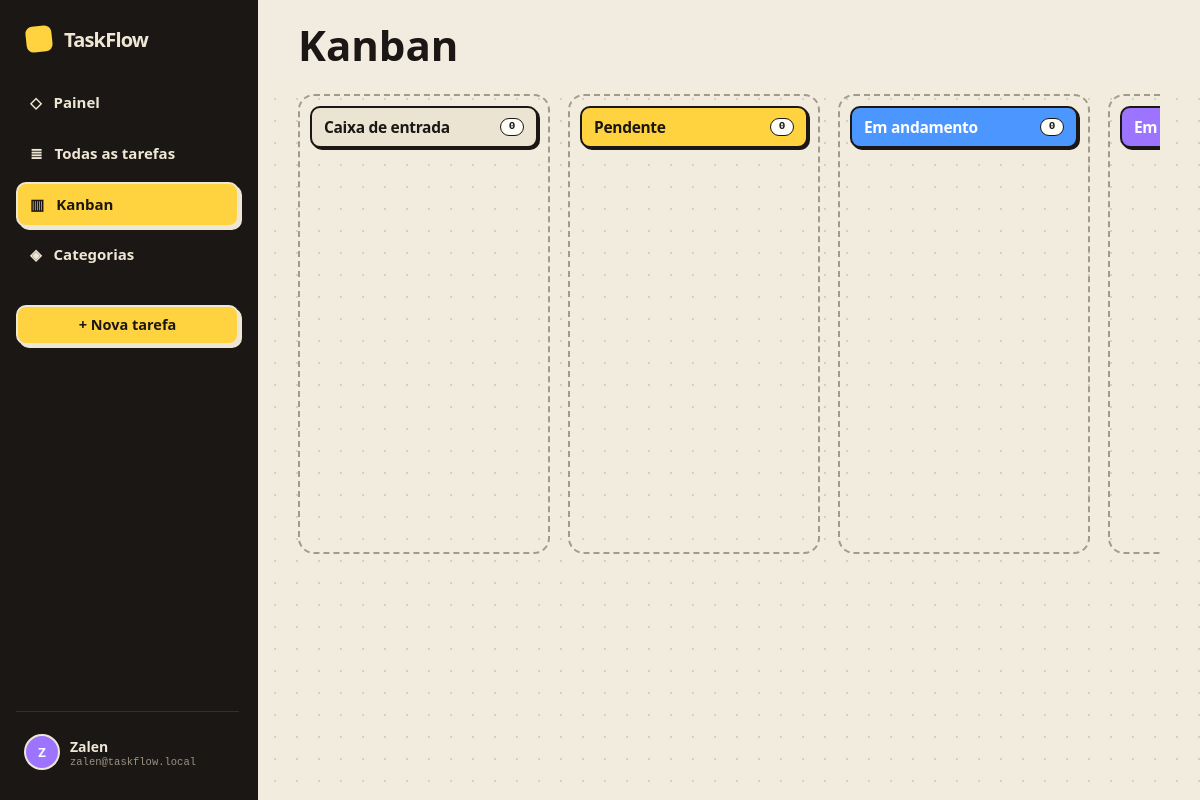
Screenshot of /kanban.php (signed in) with the database file from the repository.
### tables this page shows
CREATE TABLE IF NOT EXISTS users (
    id INT UNSIGNED NOT NULL AUTO_INCREMENT,
    username VARCHAR(50) NOT NULL,
    email VARCHAR(255) NULL,
    name VARCHAR(100) NOT NULL,
    profile VARCHAR(100) NOT NULL DEFAULT 'Freelancer / Criador',
    account_type ENUM('personal','team') NOT NULL DEFAULT 'personal',
    occupation VARCHAR(100) NULL,
    bio VARCHAR(280) NULL,
    avatar_path VARCHAR(255) NULL,
    password_hash VARCHAR(255) NOT NULL,
    created_at TIMESTAMP NOT NULL DEFAULT CURRENT_TIMESTAMP,
    updated_at TIMESTAMP NULL DEFAULT NULL ON UPDATE CURRENT_TIMESTAMP,
    PRIMARY KEY (id),
    UNIQUE KEY uq_users_username (username),
    UNIQUE KEY uq_users_email (email)
);

### includes/bootstrap.php (called while the page is built, shortened)
<?php
require_once __DIR__ . '/../config/database.php';
function e(mixed $value): string {
    return htmlspecialchars((string)$value, ENT_QUOTES, 'UTF-8');
}
function first_char(string $value): string {
    return function_exists('mb_substr') ? mb_substr($value, 0, 1, 'UTF-8') : substr($value, 0, 1);
}
function csrf_token(): string {
    return $_SESSION['csrf'];
}
function current_user(): ?array {
    try {
        $stmt = db()->prepare('SELECT id, username, email, name, profile FROM users WHERE id = :id LIMIT 1');
        $stmt->execute(['id' => (int)$_SESSION['user_id']]);
        $user = $stmt->fetch();
        return $user ?: null;
    } catch (RuntimeException $e) {
        return null;
    }
}
function require_auth(): array {
    $user = current_user();
    return $user;
}
function statuses(): array {
    return [
        'inbox' => 'Caixa de entrada',
        'pending' => 'Pendente',
        'progress' => 'Em andamento',
        'review' => 'Em revisão',
        'done' => 'Concluída',
    ];
}

### config/database.php (called while the page is built, shortened)
<?php
function db(bool $withoutDatabase = false): PDO {
    static $connections = [];
    $key = $withoutDatabase ? 'server' : 'database';
    if (isset($connections[$key])) {
        return $connections[$key];
    }
    $dsn = $withoutDatabase
        ? 'mysql:host=' . DB_HOST . ';port=' . DB_PORT . ';charset=utf8mb4'
        : 'mysql:host=' . DB_HOST . ';port=' . DB_PORT . ';dbname=' . DB_NAME . ';charset=utf8mb4';
    try {
        $pdo = new PDO($dsn, DB_USER, DB_PASS, [
            PDO::ATTR_ERRMODE => PDO::ERRMODE_EXCEPTION,
            PDO::ATTR_DEFAULT_FETCH_MODE => PDO::FETCH_ASSOC,
            PDO::ATTR_EMULATE_PREPARES => false,
        ]);
    } catch (PDOException $e) {
        throw new RuntimeException(
            $withoutDatabase
                ? 'Não foi possível conectar ao MySQL. Confirme se o MySQL está iniciado no XAMPP e revise config/database.php.'
                : 'Banco TaskFlow ainda não está disponível. Acesse install.php para criar o banco e as tabelas.',
            0,
            $e
        );
    }
    return $pdo;
}

### kanban.php (the view, shortened to what this page needs)
<?php
require_once __DIR__ . '/includes/bootstrap.php';
$user = require_auth();
$groups = array_fill_keys(array_keys(statuses()), []);
$pageTitle = 'Kanban'; $activePage = 'kanban';
include __DIR__ . '/includes/header.php';
?>
<div class="kanban" data-kanban data-csrf="<?=e(csrf_token())?>">
<?php foreach(statuses() as $status=>$label): ?>
    <section class="kcol" data-status="<?=e($status)?>">
        <h4><?=e($label)?><span><?=count($groups[$status])?></span></h4>
    </section>
<?php endforeach; ?>
</div>
<?php include __DIR__ . '/includes/footer.php'; ?>

### includes/header.php (shortened to what this page needs)
<?php
$names = preg_split('/\s+/', trim((string)($user['name'] ?? 'User'))) ?: ['User'];
$initials = strtoupper(first_char($names[0] ?? 'U') . first_char($names[1] ?? ''));
$email = $user['email'] ?? $user['username'] ?? '';
?>
<!doctype html>
<html lang="pt-BR">
<head>
    <link rel="stylesheet" href="assets/css/app.css">
</head>
<body>
<div class="app show" data-csrf="<?=e(csrf_token())?>">
    <aside class="sidebar" id="sidebar">
        <a class="mark" href="dashboard.php"><span class="dot"></span>TaskFlow</a>
        <a class="nav-item <?=$activePage==='dashboard'?'active':''?>" data-screen="dashboard" href="dashboard.php"><span class="ic">◇</span>Painel</a>
        <a class="nav-item <?=$activePage==='tasks'?'active':''?>" data-screen="tasks" href="tasks.php"><span class="ic">≣</span>Todas as tarefas</a>
        <a class="nav-item <?=$activePage==='kanban'?'active':''?>" data-screen="kanban" href="kanban.php"><span class="ic">▥</span>Kanban</a>
        <a class="nav-item <?=$activePage==='categories'?'active':''?>" data-screen="categories" href="tasks.php?view=category"><span class="ic">◈</span>Categorias</a>
        <div class="cta"><a class="btn btn-primary" style="width:100%;justify-content:center" href="tasks.php?action=new">+ Nova tarefa</a></div>
        <div class="sidebar-foot">
            <button class="user-row" type="button" data-profile-toggle>
                <div class="avatar"><?=e($initials ?: 'U')?></div>
                <div><div class="user-name"><?=e($user['name'] ?? '')?></div><div class="user-mail"><?=e($email)?></div></div>
            </button>
        </div>
    </aside>
    <div class="main">
        <header class="topbar">
            <div style="display:flex;align-items:center;gap:12px">
                <h1><?=e($pageTitle)?></h1>
            </div>
        </header>
        <main class="content">

### rows the page displays
users: name "Z", name "Zalen", email "zalen@taskflow.local"

### other values shown
$pageTitle "Kanban"
$label "Caixa de entrada"
count($groups[$status]) "0"
$label "Pendente"
$label "Em andamento"
$label "Em…"
